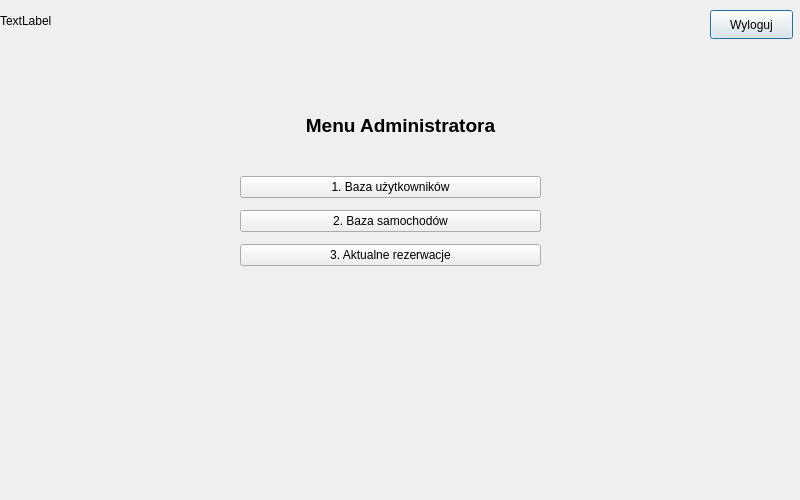
<?xml version="1.0" encoding="UTF-8"?>
<ui version="4.0">
 <class>AdminMenu</class>
 <widget class="QDialog" name="AdminMenu">
  <property name="geometry">
   <rect>
    <x>0</x>
    <y>0</y>
    <width>800</width>
    <height>500</height>
   </rect>
  </property>
  <property name="minimumSize">
   <size>
    <width>800</width>
    <height>500</height>
   </size>
  </property>
  <property name="maximumSize">
   <size>
    <width>800</width>
    <height>500</height>
   </size>
  </property>
  <property name="windowTitle">
   <string>Dialog</string>
  </property>
  <widget class="QPushButton" name="pushButton_wyloguj">
   <property name="geometry">
    <rect>
     <x>710</x>
     <y>10</y>
     <width>83</width>
     <height>29</height>
    </rect>
   </property>
   <property name="text">
    <string>Wyloguj</string>
   </property>
  </widget>
  <widget class="QLabel" name="label_data_godzina">
   <property name="geometry">
    <rect>
     <x>0</x>
     <y>0</y>
     <width>121</width>
     <height>41</height>
    </rect>
   </property>
   <property name="text">
    <string>TextLabel</string>
   </property>
  </widget>
  <widget class="QLabel" name="label">
   <property name="geometry">
    <rect>
     <x>0</x>
     <y>100</y>
     <width>801</width>
     <height>51</height>
    </rect>
   </property>
   <property name="text">
    <string>&lt;html&gt;&lt;head/&gt;&lt;body&gt;&lt;p align=&quot;center&quot;&gt;&lt;span style=&quot; font-size:14pt; font-weight:700;&quot;&gt;Menu Administratora&lt;/span&gt;&lt;/p&gt;&lt;/body&gt;&lt;/html&gt;</string>
   </property>
  </widget>
  <widget class="QWidget" name="layoutWidget">
   <property name="geometry">
    <rect>
     <x>240</x>
     <y>170</y>
     <width>301</width>
     <height>103</height>
    </rect>
   </property>
   <layout class="QVBoxLayout" name="verticalLayout">
    <item>
     <widget class="QPushButton" name="pushButton_1_BazaUzytkownikow">
      <property name="text">
       <string>1. Baza użytkowników</string>
      </property>
     </widget>
    </item>
    <item>
     <widget class="QPushButton" name="pushButton_2_BazaSamochodow">
      <property name="text">
       <string>2. Baza samochodów</string>
      </property>
     </widget>
    </item>
    <item>
     <widget class="QPushButton" name="pushButton_3_AktualneRezerwacje">
      <property name="text">
       <string>3. Aktualne rezerwacje</string>
      </property>
     </widget>
    </item>
   </layout>
  </widget>
 </widget>
 <resources/>
 <connections/>
</ui>
